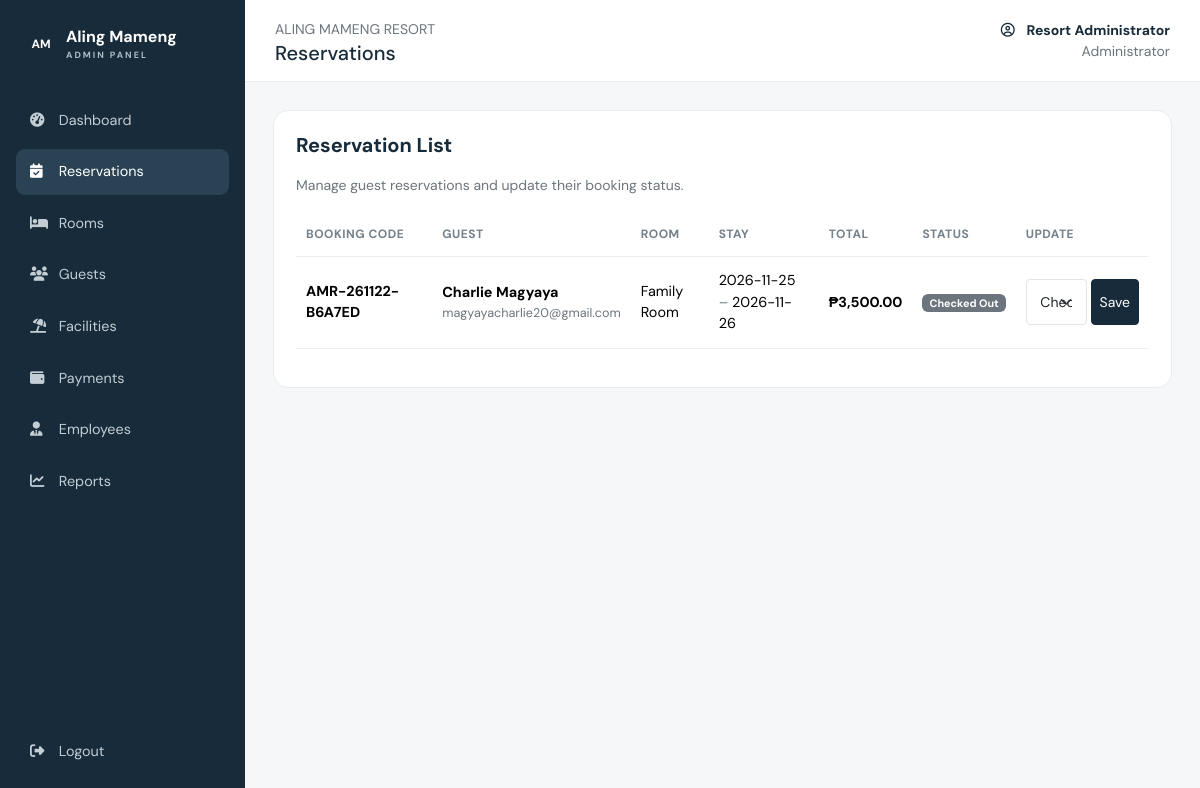
Screenshot of /AMR/admin/reservations.php (signed in) with the database file from the repository.
### tables this page shows
CREATE TABLE `bookings` (
  `id` int(11) NOT NULL,
  `booking_code` varchar(30) NOT NULL,
  `user_id` int(11) NOT NULL,
  `room_id` int(11) NOT NULL,
  `check_in` date NOT NULL,
  `check_out` date NOT NULL,
  `guests` int(11) NOT NULL DEFAULT 1,
  `nights` int(11) NOT NULL,
  `total_amount` decimal(10,2) NOT NULL,
  `status` enum('pending','confirmed','checked_in','checked_out','cancelled') DEFAULT 'pending',
  `special_request` text DEFAULT NULL,
  `created_at` timestamp NOT NULL DEFAULT current_timestamp()
);

CREATE TABLE `users` (
  `id` int(11) NOT NULL,
  `full_name` varchar(120) NOT NULL,
  `email` varchar(160) NOT NULL,
  `phone` varchar(30) DEFAULT NULL,
  `password_hash` varchar(255) NOT NULL,
  `role` enum('admin','guest') NOT NULL DEFAULT 'guest',
  `created_at` timestamp NOT NULL DEFAULT current_timestamp()
);

CREATE TABLE `rooms` (
  `id` int(11) NOT NULL,
  `room_name` varchar(120) NOT NULL,
  `room_type` varchar(80) NOT NULL,
  `description` text DEFAULT NULL,
  `capacity` int(11) NOT NULL DEFAULT 2,
  `price_per_night` decimal(10,2) NOT NULL,
  `image` varchar(255) DEFAULT 'assets/images/room-placeholder.jpg',
  `status` enum('available','maintenance','inactive') DEFAULT 'available',
  `created_at` timestamp NOT NULL DEFAULT current_timestamp()
);

### AMR/config.php (called while the page is built, shortened)
<?php
function e(?string $value): string {
    return htmlspecialchars($value ?? '', ENT_QUOTES, 'UTF-8');
}
function money($amount): string {
    return '₱' . number_format((float)$amount, 2);
}

### AMR/admin/reservations.php (the view, shortened to what this page needs)
<?php
require_once __DIR__ . '/../config.php';
$sql = "
    SELECT
        b.*,
        u.full_name,
        u.email,
        r.room_name
    FROM bookings b
    INNER JOIN users u ON u.id = b.user_id
    INNER JOIN rooms r ON r.id = b.room_id
    ORDER BY b.created_at DESC
";
$stmt = $pdo->query($sql);
$reservations = $stmt->fetchAll();
require '_layout_top.php';
?>
<div class="content-card">
    <h5>Reservation List</h5>
    <p class="text-secondary small">
        Manage guest reservations and update their booking status.
    </p>
    <div class="table-responsive">
        <table class="table align-middle">
            <thead>
                <tr>
                    <th>Booking Code</th>
                    <th>Guest</th>
                    <th>Room</th>
                    <th>Stay</th>
                    <th>Total</th>
                    <th>Status</th>
                    <th>Update</th>
                </tr>
            </thead>
            <tbody>
                <?php if (!empty($reservations)): ?>
                    <?php foreach ($reservations as $reservation): ?>
                        <tr>
                            <td>
                                <strong>
                                    <?= e($reservation['booking_code']) ?>
                                </strong>
                            </td>
                            <td>
                                <strong>
                                    <?= e($reservation['full_name']) ?>
                                </strong>
                                <div class="small text-secondary">
                                    <?= e($reservation['email']) ?>
                                </div>
                            </td>
                            <td>
                                <?= e($reservation['room_name']) ?>
                            </td>
                            <td>
                                <?= e($reservation['check_in']) ?>
                                <span class="text-secondary">–</span>
                                <?= e($reservation['check_out']) ?>
                            </td>
                            <td>
                                <strong>
                                    <?= money($reservation['total_amount']) ?>
                                </strong>
                            </td>
                            <td>
                                <?php
                                $status = $reservation['status'];
                                $statusBadges = [
                                    'pending'     => 'text-bg-warning',
                                    'confirmed'   => 'text-bg-success',
                                    'checked_in'  => 'text-bg-primary',
                                    'checked_out' => 'text-bg-secondary',
                                    'cancelled'   => 'text-bg-danger'
                                ];
                                $badgeClass = $statusBadges[$status]
                                    ?? 'text-bg-secondary';
                                $statusLabel = ucwords(
                                    str_replace('_', ' ', $status)
                                );
                                ?>
                                <span class="badge <?= e($badgeClass) ?>">
                                    <?= e($statusLabel) ?>
                                </span>
                            </td>
                            <td>
                                <form
                                    method="POST"
                                    class="d-flex gap-1"
                                >
                                    <select
                                        class="form-select form-select-sm"
                                        name="status"
                                    >
                                        <?php
                                        $allowedStatuses = [
                                            'pending',
                                            'confirmed',
                                            'checked_in',
                                            'checked_out',
                                            'cancelled'
                                        ];
                                        foreach ($allowedStatuses as $statusOption):
                                        ?>
                                            <option
                                                value="<?= e($statusOption) ?>"
                                                <?= $statusOption === $reservation['status'] ? 'selected' : '' ?>
                                            >
                                                <?= e(
                                                    ucwords(
                                                        str_replace(
                                                            '_',
                                                            ' ',
                                                            $statusOption
                                                        )
                                                    )
                                                ) ?>
                                            </option>
                                        <?php endforeach; ?>
                                    </select>
                                    <button
                                        type="submit"
                                        class="btn btn-sm btn-dark"
                                    >
                                        Save
                                    </button>
                                </form>
                            </td>
                        </tr>
                    <?php endforeach; ?>
                <?php endif; ?>
            </tbody>
        </table>
    </div>
</div>
<?php require '_layout_bottom.php'; ?>

### AMR/assets/css/style.css (style rules this page uses)
:root { --ink:#172b3a;--muted:#6b7882;--line:#e8edf0;--soft:#f5f7f8;--blue:#dce8ef }
* { box-sizing:border-box }
body { font-family:'DM Sans',sans-serif;color:var(--ink);background:#fff }
.form-control,.form-select { border-color:#dfe5e9;padding:.72rem .85rem }
.btn-dark { background:var(--ink);border-color:var(--ink) }
.admin-body { background:#f5f7f9 }
.stat-card,.content-card { background:#fff;border:1px solid var(--line);border-radius:15px;padding:22px }
.content-card h5 { font-weight:700;margin-bottom:18px }
.table { font-size:.9rem }
.table>:not(caption)>*>* { padding:13px 10px;border-color:#edf0f2 }
.table thead th { font-size:.75rem;text-transform:uppercase;letter-spacing:.5px;color:#74818a;font-weight:700;white-space:nowrap }

### rows the page displays
bookings: booking_code "AMR-261122-B6A7ED", user.full_name "Charlie Magyaya", user.email "magyayacharlie20@gmail.com", room.room_name "Family Room", check_in "2026-11-25", check_out "2026-11-26", total_amount "₱3,500.00", status "Checked Out"

### other values shown
str_replace('.php', '', $file) "Reservations"
str_replace('.php', '', $file) "Rooms"
str_replace('.php', '', $file) "Guests"
str_replace('.php', '', $file) "Facilities"
str_replace('.php', '', $file) "Payments"
str_replace('.php', '', $file) "Employees"
str_replace('.php', '', $file) "Reports"
$adminTitle "Reservations"
$_SESSION['name'] "Resort Administrator"
